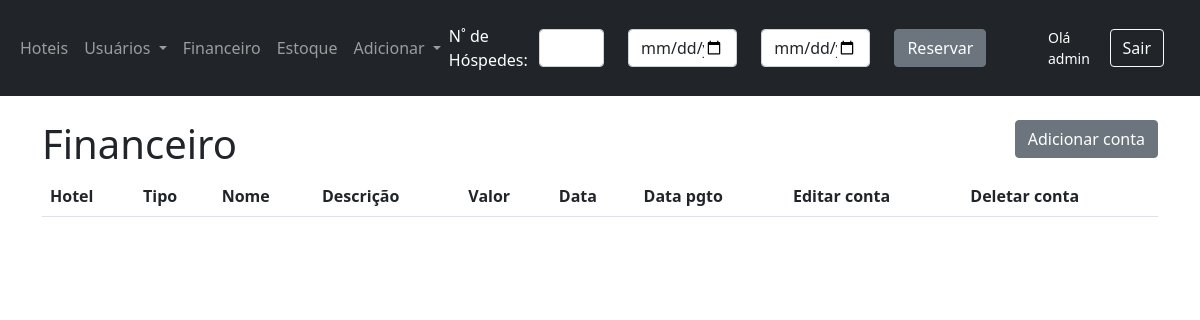
The page /listar-contas (signed in) on the database as committed earlier.
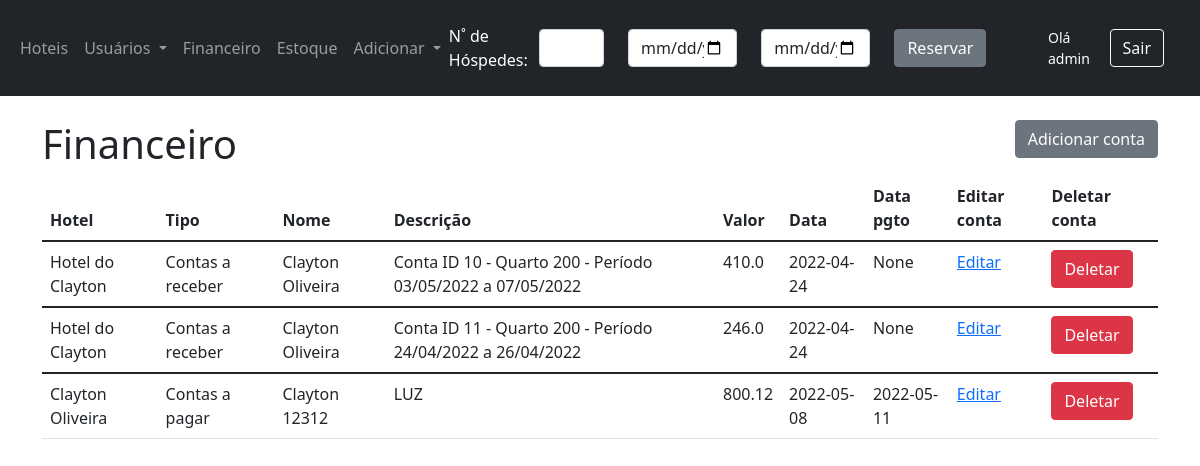
The same page on the database as committed later.
### app/models.py (models this page shows)
class Hotels(db.Model):
    __tablename__ = 'Hotels'
    id = db.Column(db.Integer, primary_key=True)
    name = db.Column(db.String(30))
    phone = db.Column(db.String(20))
    email = db.Column(db.String(30))
    cnpj = db.Column(db.String(25))
    user_id = db.Column(db.Integer)
    address_id = db.Column(db.Integer, db.ForeignKey('Addresses.id'))
    created_at = db.Column(db.DateTime, default=dt.now())

class Account(db.Model):
    __tablename__ = 'Account'
    id = db.Column(db.Integer, primary_key=True)
    tipo = db.Column(db.String(20))
    hotel_id = db.Column(db.Integer, db.ForeignKey('Hotels.id'))
    guest_id = db.Column(db.Integer, db.ForeignKey('guests.id'))
    reservation_id = db.Column(db.Integer, db.ForeignKey('reservation.id'))
    descricao = db.Column(db.String(30))
    valor = db.Column(db.Float)
    data_cadastro = db.Column(db.Date, default=dt.now())
    data_pgto = db.Column(db.Date)

class Guest(db.Model):
    __tablename__ = 'guests'
    id = db.Column(db.Integer, primary_key=True)
    hotel_id = db.Column(db.Integer, db.ForeignKey('Hotels.id'))
    address_id = db.Column(db.Integer, db.ForeignKey('Addresses.id'))
    name = db.Column(db.String(50))
    email = db.Column(db.String(50))
    phone = db.Column(db.String(20))
    cpf = db.Column(db.String(15))
    birthday = db.Column(db.DateTime)

### app/views.py (the view)
@app.route('/listar-contas', methods=['GET', 'POST'])
@login_required
def listar_conta_endpoint():
    user_id = g.user.get_id()
    return listar_contas(user_id)

### app/forms.py
class VerificarDisponibilidade(FlaskForm):
    total_guests = IntegerField('Quantidade de hóspedes', validators=[DataRequired()])
    check_in = DateField('Data Entrada', validators=[DataRequired()])
    check_out = DateField('Data Saída', validators=[DataRequired()])
    submeter = SubmitField('Reservar')

### app/models.py (called while the page is built)
    def get_id(self):
        return self.id

    def get_profile(self):
        return self.profile

    def get_hotel_id(self):
        return self.hotel_id

### app/views.py (called while the page is built)
@login_manager.user_loader
def load_user(id):
    return User.query.get(int(id))

@app.before_request
def before_request():
    g.user = current_user

@app.context_processor
def navbar():
    form_reserva = VerificarDisponibilidade()
    return dict(form_reserva=form_reserva)

### app/templates/lista_contas.html (shortened to what this page needs)
{% extends 'base.html' %}
{% block content %}
    <div class="mt-4">
        <h1 style="display: inline-block;">Financeiro</h1>
        <a href="{{ url_for('adicionar_conta_endpoint') }}">
            <button type="button" class="btn btn-secondary" data-bs-dismiss="modal"
                    style="float: right">Adicionar conta
            </button>
        </a>
        <br>
    </div>
    <table id="tabela" class="table table-hover">
        <thead>
        <tr>
            {% if current_user.get_profile() in ['admin'] %}
                <th>Hotel</th>
            {% endif %}
            <th>Tipo</th>
            <th>Nome</th>
            <th>Descrição</th>
            <th>Valor</th>
            <th>Data</th>
            <th>Data pgto</th>
            <th>Editar conta</th>
            <th>Deletar conta</th>
        </tr>
        </thead>
        <tbody>
        {% for conta in contas %}
            <tr>
                {% if current_user.get_profile() in ['admin'] %}
                    <td>{{ hotel_choices[conta.hotel_id] }}</td>
                {% endif %}
                <td>{{ conta.tipo }}</td>
                <td>{{ guest_choices[conta.guest_id] }}</td>
                <td>{{ conta.descricao }}</td>
                <td>{{ conta.valor }}</td>
                <td>{{ conta.data_cadastro }}</td>
                <td>{{ conta.data_pgto }}</td>
                <td><a href="{{ url_for('editar_conta_endpoint', id=conta.id) }}">Editar</a></td>
            <td>
                    <button type="button" class="btn btn-danger" data-bs-toggle="modal"
                            data-bs-target="#Modal_{{ conta.id }}"
                            value="{{ conta.id }}" id="user_{{ conta.id }}">
                        Deletar
                    </button>
                </td>
            </tr>
            </tbody>
        {% endfor %}
    </table>
{% endblock %}

Rows that differ between the two databases and show on the page:
added Account: tipo "Contas a receber", descricao "Conta ID 10 - Quarto 200 - Período 03/05/2022 a 07/05/2022", valor "410.0", data_cadastro "2022-04-24", data_pgto "None", {{ conta.id }} 9 (drawn)
now on this page (row unchanged): Hotels: name "Hotel do Clayton"
now on this page (row unchanged): Guest: name "Clayton Oliveira"
added Account: tipo "Contas a receber", descricao "Conta ID 11 - Quarto 200 - Período 24/04/2022 a 26/04/2022", valor "246.0", data_cadastro "2022-04-24", data_pgto "None", {{ conta.id }} 10 (drawn)
added Account: tipo "Contas a pagar", descricao "LUZ", valor "800.12", data_cadastro "2022-05-08", data_pgto "2022-05-11", {{ conta.id }} 11 (drawn)
added Hotels: name "Clayton Oliveira"
added Guest: name "Clayton 12312"
